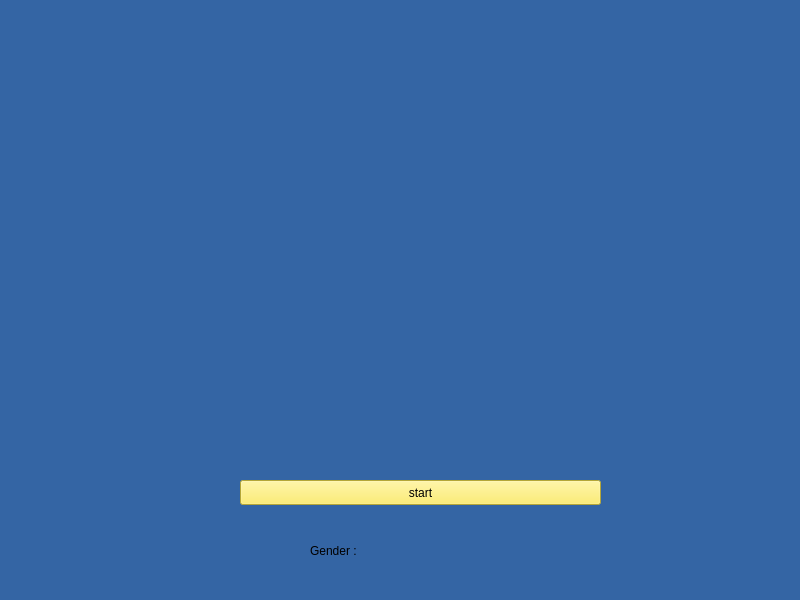
<?xml version="1.0" encoding="UTF-8"?>
<ui version="4.0">
 <class>GenderRecognition</class>
 <widget class="QWidget" name="GenderRecognition">
  <property name="geometry">
   <rect>
    <x>0</x>
    <y>0</y>
    <width>800</width>
    <height>600</height>
   </rect>
  </property>
  <property name="windowTitle">
   <string>GenderRecognition</string>
  </property>
  <property name="styleSheet">
   <string notr="true">background-color: rgb(52, 101, 164);</string>
  </property>
  <widget class="QLabel" name="lbl_show">
   <property name="geometry">
    <rect>
     <x>40</x>
     <y>20</y>
     <width>741</width>
     <height>441</height>
    </rect>
   </property>
   <property name="text">
    <string/>
   </property>
  </widget>
  <widget class="QLabel" name="lbl_result">
   <property name="geometry">
    <rect>
     <x>310</x>
     <y>530</y>
     <width>231</width>
     <height>41</height>
    </rect>
   </property>
   <property name="text">
    <string>Gender :</string>
   </property>
  </widget>
  <widget class="QPushButton" name="btn_start">
   <property name="geometry">
    <rect>
     <x>240</x>
     <y>480</y>
     <width>361</width>
     <height>25</height>
    </rect>
   </property>
   <property name="styleSheet">
    <string notr="true">background-color: rgb(252, 233, 79);</string>
   </property>
   <property name="text">
    <string>start</string>
   </property>
  </widget>
 </widget>
 <resources/>
 <connections/>
</ui>
